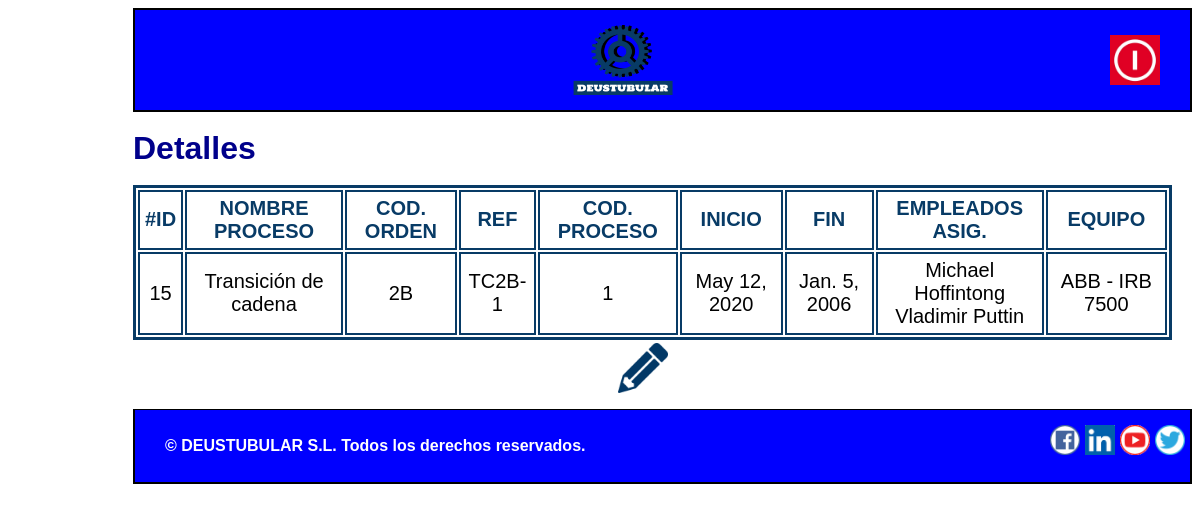
Page /appGestion_de_la_produccion/operario/proceso/15 on the committed database.
### appGestion_de_la_produccion/models.py (models this page shows, shortened)
class Proceso(models.Model):
    empleados_asignados = models.ManyToManyField(Empleado)
    equipo=models.ForeignKey(Equipo, on_delete=models.SET_NULL, null=True)
    codigo_orden = models.CharField(max_length=10)
    codigo_proceso = models.IntegerField()
    nombre_proceso = models.CharField(max_length=50)
    referencia = models.CharField(max_length=10)
    inicio = models.DateField()
    fin = models.DateField()

class Empleado(models.Model):
    nombre = models.CharField(max_length=50)
    DNI = models.CharField(max_length=9)
    apellido = models.CharField(max_length=50)
    email = models.EmailField(max_length=100)
    telefono = models.IntegerField()
    responsable=models.BooleanField()

class Equipo(models.Model):
    modelo = models.CharField(max_length=25)
    marca = models.CharField(max_length=25)
    categoria = models.CharField(max_length=50)
    fecha_adquisicion = models.DateField()
    fecha_instalacion = models.DateField()

### appGestion_de_la_produccion/views.py (the view)
# urls.py: path('operario/proceso/<int:proceso_id>', views.detalle_procesooperario, name="detalleprocesooperario"),
def detalle_procesooperario(request, proceso_id):
    proceso = Proceso.objects.get(pk=proceso_id)
    context = {"Datos": proceso}
    return render(request, "detalleprocesooperario.html", context)

### appGestion_de_la_produccion/templates/detalleprocesooperario.html (shortened to what this page needs)
{% extends "PlantillaOperario.html"%}
{% block contenido %}
<h1>Detalles</h1>
<table class="tabladetalles">
    <thead>
    <tr>
        <td>#ID</td>
        <td>NOMBRE PROCESO</td>
        <td>COD. ORDEN</td>
        <td>REF</td>
        <td>COD. PROCESO</td>
        <td>INICIO</td>
        <td>FIN</td>
        <td>EMPLEADOS ASIG.</td>
        <td>EQUIPO</td>
    </tr>
    </thead>
    <tr>
        <td>{{Datos.id}}</td>
        <td>{{Datos.nombre_proceso}}</td>
        <td>{{Datos.codigo_orden}}</td>
        <td>{{Datos.referencia}}</td>
        <td>{{Datos.codigo_proceso}}</td>
        <td>{{Datos.inicio}}</td>
        <td>{{Datos.fin}}</td>
        <td>{% for ea in Datos.empleados_asignados.all %}
            {{ea.nombre}} {{ea.apellido}} </br>
            {% endfor %}</td>
        <td>{{ Datos.equipo.marca }} - {{ Datos.equipo.modelo }}</td>
    </tr>
</table>
<form action="{%url 'updateprocesooperario' %}" method="POST">
    <input type="image" class="imagenmodificar" title="Modificar proceso de la lista"
        src="/static/Imagenes/editar.png" width="50" height="50" value="Update">
</form>
{% endblock %}

### appGestion_de_la_produccion/static/stylesheet.css (style rules this page uses)
* { box-sizing: border-box; }
html { font-family: Arial, Helvetica, sans-serif; max-width: 1100px; font-weight: bold; background-color:white; margin-left: 125px; }
body { line-height: 30px; font-size: 16px; }
h1, h2, h3, legend { color: darkblue; }
thead { color: rgb(8,59,102); }
.tabladetalles { border:3px solid rgb(8,59,102); font-size:20px; margin-right:20px; text-align:center; border-collapse:separate; }
.tabladetalles thead { font-weight:bold; }
.tabladetalles tbody,td,th { border:2px solid rgb(8,59,102); }
.tabladetalles td,th { margin:5px; padding:5px; }
.imagenmodificar { margin-left:485px; margin-top:3px; }

### rows in the picture
Proceso: id "15", nombre_proceso "Transición de cadena", codigo_orden "2B", referencia "TC2B-1", codigo_proceso "1", inicio "May 12, 2020", fin "Jan. 5, 2006", equipo.marca "ABB", equipo.modelo "IRB 7500"
Empleado: nombre "Michael", apellido "Hoffintong"
Empleado: nombre "Vladimir", apellido "Puttin"
